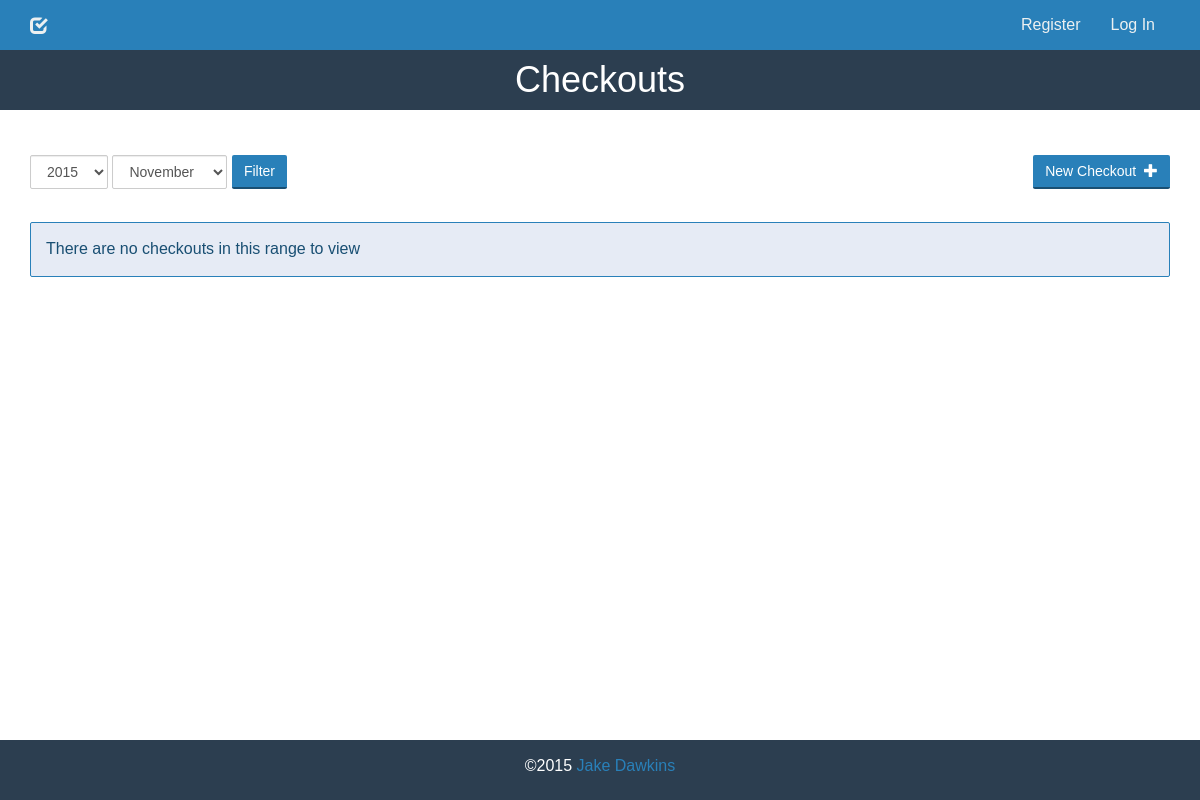
The app's page /checkouts-table.php, older data.
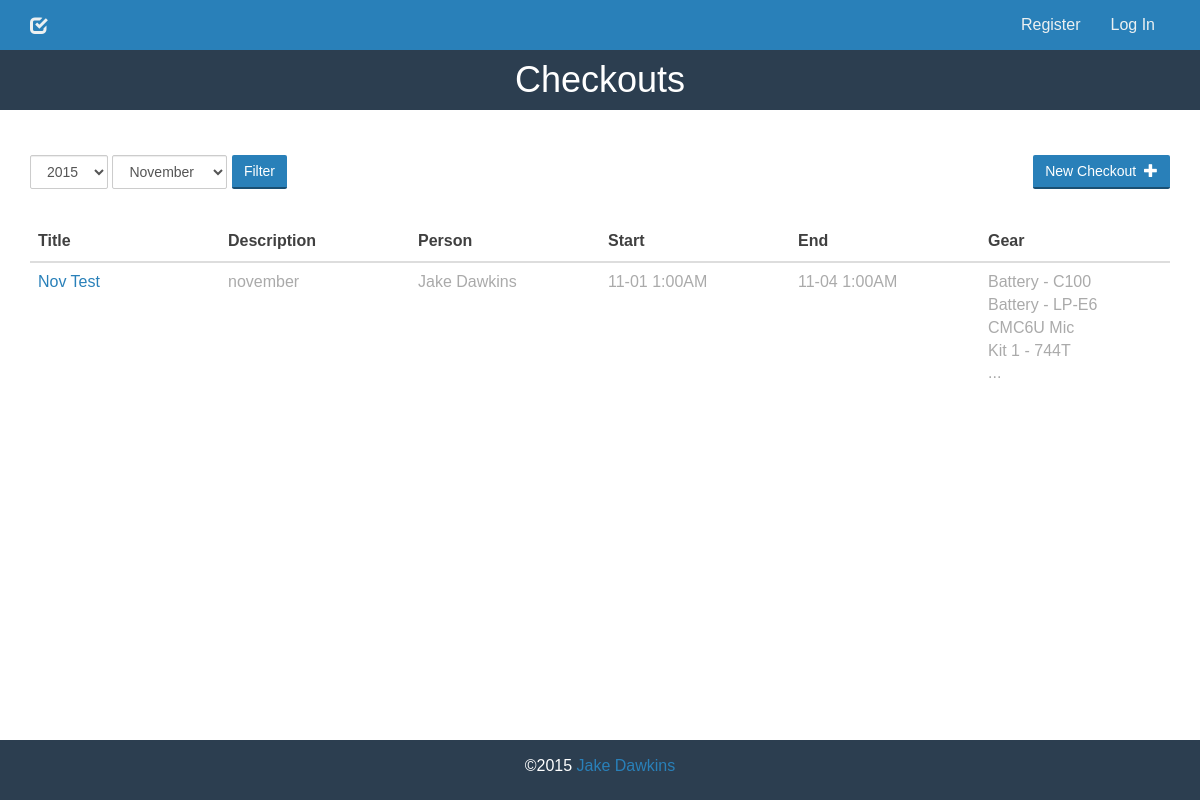
The same page, newer data.
### tables this page shows
CREATE TABLE IF NOT EXISTS `checkouts` (
  `co_id` int(11) unsigned NOT NULL,
  `title` varchar(64) NOT NULL,
  `person_id` int(11) DEFAULT NULL,
  `co_start` datetime NOT NULL,
  `co_end` datetime NOT NULL,
  `description` varchar(256) DEFAULT NULL,
  `returned` datetime DEFAULT NULL
);

CREATE TABLE IF NOT EXISTS `uc_users` (
  `id` int(11) NOT NULL,
  `user_name` varchar(50) NOT NULL,
  `display_name` varchar(50) NOT NULL,
  `password` varchar(225) NOT NULL,
  `email` varchar(150) NOT NULL,
  `activation_token` varchar(225) NOT NULL,
  `last_activation_request` int(11) NOT NULL,
  `lost_password_request` tinyint(1) NOT NULL,
  `active` tinyint(1) NOT NULL,
  `title` varchar(150) NOT NULL,
  `sign_up_stamp` int(11) NOT NULL,
  `last_sign_in_stamp` int(11) NOT NULL
);

CREATE TABLE IF NOT EXISTS `gear` (
  `gear_id` int(11) unsigned NOT NULL,
  `gear_type_id` int(11) unsigned DEFAULT NULL,
  `name` varchar(50) NOT NULL DEFAULT '',
  `qty` int(11) unsigned NOT NULL DEFAULT '1',
  `isDisabled` tinyint(1) unsigned NOT NULL DEFAULT '0',
  `notes` varchar(1024) DEFAULT NULL
);

### public_html/models/Checkout.php (called while the page is built, shortened)
<?php
require_once('Gear.php');
class Checkout implements JsonSerializable{
	private $co_id;
	private $title;
	private $person_id;
	private $co_start;
	private $co_end;
	private $description;
	private $gearList = array();
	public function getID() {
		return $this->co_id;
	}
	public function getTitle() {
		return $this->title;
	}
	public function getPerson() {
		return $this->person_id;
	}
	public function getStart() {
		return $this->co_start;
	}
	public function getEnd() {
		return $this->co_end;
	}
	public function getDescription() {
		return $this->description;
	}
	public function getGearList() {
		return $this->gearList;
	}
	public static function getCheckoutsInRange($start, $end){
		$database = new DB();
		$checkouts = array();
		$sql = "SELECT co_id, co_start FROM checkouts ORDER BY co_start";
		$results = $database->select($sql);
		foreach ($results as $result) {
			if($result['co_start'] > $start && $result['co_start'] < $end){
				$newCO = new Checkout();
				$newCO->retrieveCheckout($result['co_id']);
				$checkouts[] = $newCO;
			}
		}
		return $checkouts;
	}
	public function retrieveCheckout($co_id){
		$database = new DB();
		$sql = "SELECT * FROM checkouts WHERE co_id='$co_id'";
		$results = $database->select($sql);
		$this->co_id = $results[0]['co_id'];
		$this->title = $results[0]['title'];
		$this->person_id = $results[0]['person_id'];
		$this->co_start = $results[0]['co_start'];
		$this->co_end = $results[0]['co_end'];
		$this->description = $results[0]['description'];
		$sql = "SELECT gear_id,qty FROM co_gear WHERE co_id='$co_id'";
		$results = $database->select($sql);
		foreach ($results as $row){
			$this->gearList[] = array();
			$end = count($this->gearList)-1;
			$this->gearList[$end][] = $row['gear_id'];
			$this->gearList[$end][] = $row['qty'];
	 	}
	}
}
?>

### public_html/models/db.php (called while the page is built, shortened)
<?php
class DB {
	protected static $connection;
	public function connect(){
		if(!isset(self::$connection)){
			require("db-settings.php");
			self::$connection = new mysqli($db_host,$db_user,$db_pass,$db_name);
		}
		return self::$connection;
	}
	public function query($query){
        $connection = $this -> connect();
        $result = $connection -> query($query);
        return $result;
	}
	public function select($query){
        $rows = array();
        $result = $this -> query($query);
        while ($row = $result -> fetch_assoc()) {
            $rows[] = $row;
        }
        return $rows;
	}
}
?>

### public_html/models/db-settings.php (called while the page is built, shortened)
<?php
$db_table_prefix = "uc_";
?>

### public_html/models/Gear.php (called while the page is built, shortened)
<?php
require_once('db.php');
class Gear implements JsonSerializable {
	private $name;
	public function getName() {
		return $this->name;
	}
	public function fetch($gear_id) {
		$database = new DB();
		$sql = "SELECT * FROM gear WHERE gear_id='$gear_id'";
		$results = $database->select($sql);
		$this->name = $results[0]['name'];
	}
}
?>

### public_html/checkouts-table.php (the view, shortened to what this page needs)
<?php
	require_once('models/Checkout.php');
	require_once('models/Gear.php');
	require_once('models/funcs.php');
	if ($_SERVER["REQUEST_METHOD"] == "GET" && isset($_GET['month'])) {
		$month = test_input($_GET['month']);
		$year = test_input($_GET['year']);
		$date = "$year-$month-01";
	} else {
		$date = date('Y-m-01');
		$month = date('m');
		$year = date('y');
	}
	$start = $date;
	$end = strtotime(date("Y-m-d", strtotime($date)) . "+1 month");
	$end = date('Y-m-d', $end);
	$checkouts = Checkout::getCheckoutsInRange($start, $end);
?>
<!DOCTYPE html>
<html lang="en">
<head>
	<?php include('templates/bs-head.php'); ?>
</head>
<body>
	<?php include('templates/bs-nav.php');
    echo printHeader("Checkouts",NULL); ?>
    <div class="container">
        <div class="row">
            <div class="col-lg-12">
                <form role="form" class="form-inline" action="<?php echo htmlspecialchars($_SERVER["PHP_SELF"]); ?>" method="GET">
                    <select class="push-bottom form-control" style="display: inline" name="year" id="sel1">
                        <option value="2015" <?php if ($year == 15) echo 'selected="selected"';?>>2015</option>
                    </select>
                    <select class="push-bottom form-control" style="display: inline" name="month" id="sel2">
						<option value="11" <?php if ($month == 11) echo 'selected="selected"';?>>November</option>
                    </select>
                    <button type="submit" name="submit" class="push-bottom full btn btn-primary">Filter</button>
                    <a class="btn btn-primary pull-right" href="new-checkout.php">New Checkout&nbsp;&nbsp;<span class="glyphicon glyphicon-plus"></span></a>
                </form>
            </div>
        </div>
        <br />
        <div class="row">
            <div class="col-lg-12">
            	<?php if(count($checkouts) > 0){ ?>
                <table class="table table-hover">
                    <colgroup>
                        <col class="one-sixth">
                        <col class="one-sixth">
                        <col class="one-sixth">
                        <col class="one-sixth">
                        <col class="one-sixth">
                        <col class="one-sixth">
                    </colgroup>
                    <thead>
                        <tr>
                            <th>Title</th>
                            <th class="hidden-xs">Description</th>
                            <th>Person</th>
                            <th>Start</th>
                            <th>End</th>
                            <th class="hidden-xs hidden-sm">Gear</th>
                        </tr>
                    </thead>
                    <tbody>
						<?php
							foreach($checkouts as $checkout){
								$person = $checkout->getPerson();
								$personDetails = fetchUserDetails(NULL,NULL,$person);
								$co_start = new DateTime($checkout->getStart());
								$co_end = new DateTime($checkout->getEnd());
								$now = new DateTime();
								if($co_end < $now) echo "<tr class='text-muted'>";
								else echo "<tr>";
								printf("<td><a href='checkout.php?co_id=%s'>%s</a></td>",$checkout->getID(),$checkout->getTitle());
								printf("<td class='hidden-xs'>%s</td>",shortString($checkout->getDescription(), 100, true));
								printf("<td>%s</td>",$personDetails['display_name']);
								printf("<td>%s</td>",$co_start->format('m-d g:iA'));
								printf("<td>%s</td>",$co_end->format('m-d g:iA'));
								printf("<td class='hidden-xs hidden-sm'>");
								$i = 0;
								foreach($checkout->getGearList() as $gear){
									$gearObject = new Gear();
									$gearObject->fetch($gear[0]);
									if ($i > 4){
										echo "<div class='hide" . $checkout->getID() . "' style='display:none'>" . $gearObject->getName() . "</div>";
									} elseif ($i==4){
										echo "<div class='unhide' id='" . $checkout->getID() . "'>...</div>";
									} else printf("%s<br />", $gearObject->getName());
									$i++;
								}
								printf("</td></tr>");
							}
						?>
                    </tbody>
                </table>
                <?php } else { ?>
                <div class="alert alert-info">
	                <p>There are no checkouts in this range to view</p>
                </div>
                <?php } ?>
            </div>
        </div>
    </div>
    <br /><br />
    <?php include('templates/bs-footer.php'); ?>
</body>
</html>

### public_html/templates/bs-head.php (shortened to what this page needs)
<link href="css/bootstrap.min.css" rel="stylesheet">
<link href="css/mainstyle.css" rel="stylesheet">

### public_html/templates/bs-nav.php (shortened to what this page needs)
<nav class="navbar navbar-fixed-top" role="navigation">
    <div class="container">
        <div class="navbar-header">
            <a class="navbar-brand" href="checkouts.php"><span class="glyphicon glyphicon-check"></span></a>
        </div>
        <div class="collapse navbar-collapse navbar-right" id="bs-example-navbar-collapse-1">
            <ul class="nav navbar-nav">
                <?php
                	if(isset($loggedInUser->user_id)){
   	                    echo '<li><a href="checkouts.php">Checkouts</a></li>';
                        echo '<li><a href="inventory.php">Inventory</a></li>';
                        echo '<li><a href="packages.php">Packages</a></li>';
                		echo '<li class="dropdown">'; ?>
                            <a href="#" class="dropdown-toggle" data-toggle="dropdown" role="button" aria-haspopup="true" aria-expanded="false">Account <span class="caret"></span></a>
                            <ul class="dropdown-menu">
                                <li class="dropdown-header">User Options</li>
                                <li><a href="account.php">Account Home</a></li>
                                <li><a href="user_settings.php">User Settings</a></li>
                                <?php
                                if ($loggedInUser->checkPermission(array(2))){ ?>
                                <li role="separator" class="divider"></li>
                                    <li class="dropdown-header">Admin Options</li>
                                    <li><a href='admin_configuration.php'>Site Configuration</a></li>
                                    <li><a href='admin_users.php'>Users</a></li>
                                    <li><a href='admin_permissions.php'>Permissions</a></li>
                                    <li><a href='admin_pages.php'>Pages</a></li>
                                <?php } ?>
                              </ul>
                        <?php
                        echo '</li>';
                		echo '<li><a href="logout.php">Log Out</a></li>';
		}
                    else {
                        echo '<li><a href="register.php">Register</a></li>';
                        echo '<li><a href="login.php">Log In</a></li>';
                    }
                ?>
            </ul>
        </div>
    </div>
</nav>

### public_html/models/funcs.php (shortened to what this page needs)
<?php
function printHeader($title, $subtitle){
    $str = "<div class='container-fluid title'><div class='row'><div class='col-lg-12 text-center'>";
        $str = $str . "<h1 class='title'>" . $title . "</h1>";
    $str = $str . "</div></div></div><br /><br />";
    return $str;
}
function shortString($string, $len, $ellipses){
	if(strlen($string) > $len){
		if(!$ellipses) return substr($string, 0, $len);
		else return substr($string, 0, $len) . "...";
	} else return $string;
}
function fetchUserDetails($username=NULL,$token=NULL, $id=NULL)
{
	if($username!=NULL) {
		$column = "user_name";
		$data = $username;
	}
	elseif($token!=NULL) {
		$column = "activation_token";
		$data = $token;
	}
	elseif($id!=NULL) {
		$column = "id";
		$data = $id;
	}
	global $mysqli,$db_table_prefix;
	$stmt = $mysqli->prepare("SELECT
		id,
		user_name,
		display_name,
		password,
		email,
		activation_token,
		last_activation_request,
		lost_password_request,
		active,
		title,
		sign_up_stamp,
		last_sign_in_stamp
		FROM ".$db_table_prefix."users
		WHERE
		$column = ?
		LIMIT 1");
		$stmt->bind_param("s", $data);
	$stmt->execute();
	$stmt->bind_result($id, $user, $display, $password, $email, $token, $activationRequest, $passwordRequest, $active, $title, $signUp, $signIn);
	while ($stmt->fetch()){
		$row = array('id' => $id, 'user_name' => $user, 'display_name' => $display, 'password' => $password, 'email' => $email, 'activation_token' => $token, 'last_activation_request' => $activationRequest, 'lost_password_request' => $passwordRequest, 'active' => $active, 'title' => $title, 'sign_up_stamp' => $signUp, 'last_sign_in_stamp' => $signIn);
	}
	return ($row);
}
?>

### public_html/templates/bs-footer.php
<footer class="footer color-sec" style="padding-top: 15px;">
  <div class="container text-center">
    <p>&copy;2015 <a href="http://jakedawkins.com">Jake Dawkins</a></p>
  </div>
</footer>

### public_html/css/mainstyle.css (style rules this page uses)
html { position:relative;min-height:100% }
body { font-family:sans-serif;font-size:16px;color:#404040;padding-top:50px;margin-bottom:60px }
a { color:#2980B9 }
.text-muted { color:#aaa }
.color-sec { color:#2C3E50 }
.one-sixth { width:16.666666% }
.push-bottom { margin-bottom:10px }
.navbar { background-color:#2980B9;color:white;border:0px;border-bottom:4px solid #2C3E50 }
.navbar a { color:#ECF0F1 }
h1.title { margin-top:10px }
div.title { background-color:#2C3E50;color:white }
.btn { border-radius:2px }
.btn-primary { color:white;background-color:#2980B9;border-width:0;border-bottom:2px solid #194F73 }
.form-control { border-radius:2px }
.footer { position:absolute;bottom:0;width:100%;height:60px;background-color:#2C3E50;color:white }
.alert-info { background-color:#e6ebf5;color:#194F73;border-radius:2px;border-color:#2980B9 }

Row changes from the older to the newer data that the page shows:
added checkouts: title "Nov Test", description "november", person.display_name "Jake Dawkins", co_start "11-01 1:00AM", co_end "11-04 1:00AM"
now on this page (row unchanged): gear: name "Battery - C100"
now on this page (row unchanged): gear: name "Battery - LP-E6"
now on this page (row unchanged): gear: name "CMC6U Mic"
now on this page (row unchanged): gear: name "Kit 1 - 744T"
Text that changed along with them:
text no longer shown: "There are no checkouts in this range to view"
text now shown: "Title Description Person Start End Gear"
